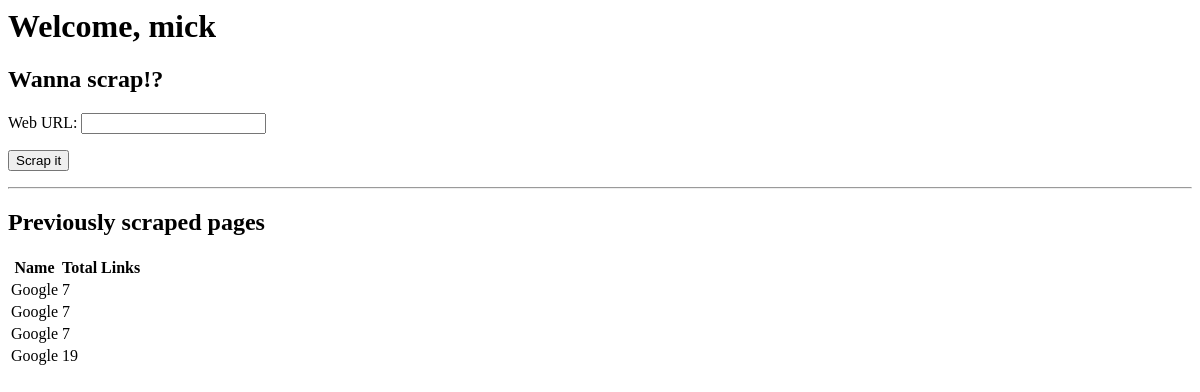
The app's page /accounts/dashboard/ (signed in), older data.
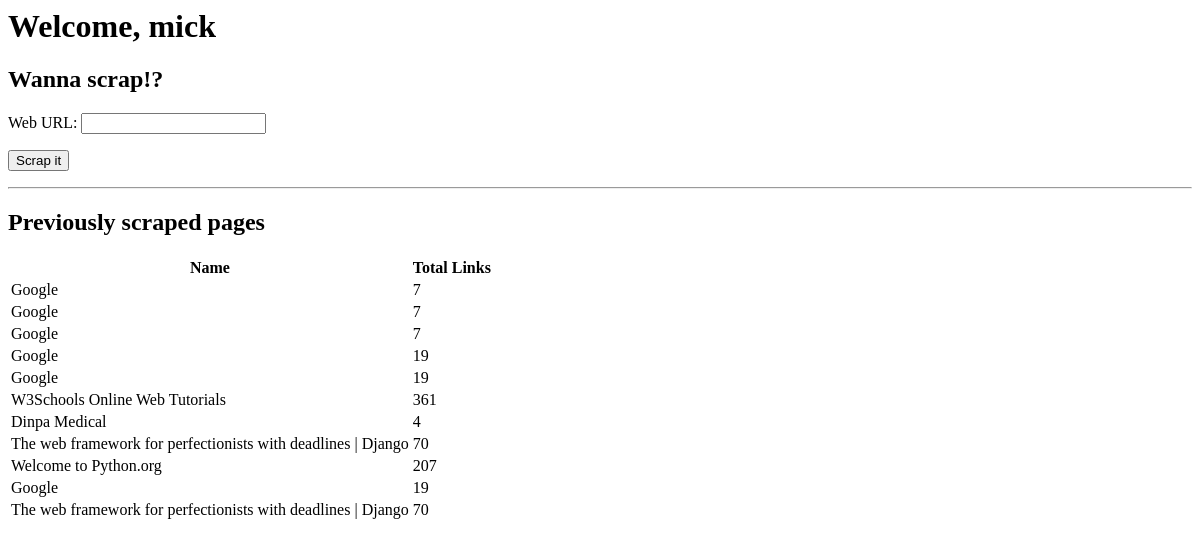
The same page, newer data.
### scraper/models.py (models this page shows, shortened)
class ScrapedPage(models.Model):
    STATUS_CHOICES = {
        'in_progress': 'In Progress',
        'completed': 'Completed',
    }
    user = models.ForeignKey(User, on_delete=models.CASCADE, related_name='scraped_pages')
    url = models.URLField(unique=False)
    name = models.CharField(max_length=255, blank=True)
    created_at = models.DateTimeField(auto_now_add=True)
    status = models.CharField(max_length=20, choices=list(STATUS_CHOICES.items()), default='in_progress')
    @property
    def link_count(self):
        return self.links.count()

### accounts/views.py (the view)
# urls.py: path('dashboard/', dashboard, name='dashboard'),
@login_required
def dashboard(request):
    user = request.user
    scraped_pages = user.scraped_pages.all()
    if request.method == 'POST':
        form = ScrapeForm(request.POST)
        if form.is_valid():
            url = form.cleaned_data['url']
            the_scraper(url, user.id)
            return redirect('dashboard')
    else:
        form = ScrapeForm()
    context = {
        'user': user,
        'form': form,
        'scraped_pages': scraped_pages
    }
    return render(request, 'dashboard.html', context)

### scraper/forms.py
class ScrapeForm(forms.Form):
    url = forms.URLField(label='Web URL')

### accounts/templates/dashboard.html (shortened to what this page needs)
{% block content %}
<div class="container">
    <h1>Welcome, {{ user.username }}</h1>
    <h2>Wanna scrap!?</h2>
    <form method="post">
        {{ form.as_p }}
        <button type="submit" class="btn btn-primary">Scrap it</button>
    </form>
    <hr>
    <h2>Previously scraped pages</h2>
    <table class="table table-striped">
        <thead>
            <tr>
                <th>Name</th>
                <th>Total Links</th>
            </tr>
        </thead>
        <tbody>
          {% for scraped_page in scraped_pages %}
          <tr>
              <td>{{ scraped_page.name|default:scraped_page.url }}</td>
              <td>{{ scraped_page.link_count|default_if_none:"in progress" }}</td>
          </tr>
          {% endfor %}
        </tbody>
    </table>
</div>
{% endblock %}

Row changes from the older to the newer data that the page shows:
added ScrapedPage: name "Google", link_count "19"
added ScrapedPage: name "W3Schools Online Web Tutorials", link_count "361"
added ScrapedPage: name "Dinpa Medical", link_count "4"
added ScrapedPage: name "The web framework for perfectionists with deadlines | Django", link_count "70"
added ScrapedPage: name "Welcome to Python.org", link_count "207"
added ScrapedPage: name "Google", link_count "19"
added ScrapedPage: name "The web framework for perfectionists with deadlines | Django", link_count "70"
